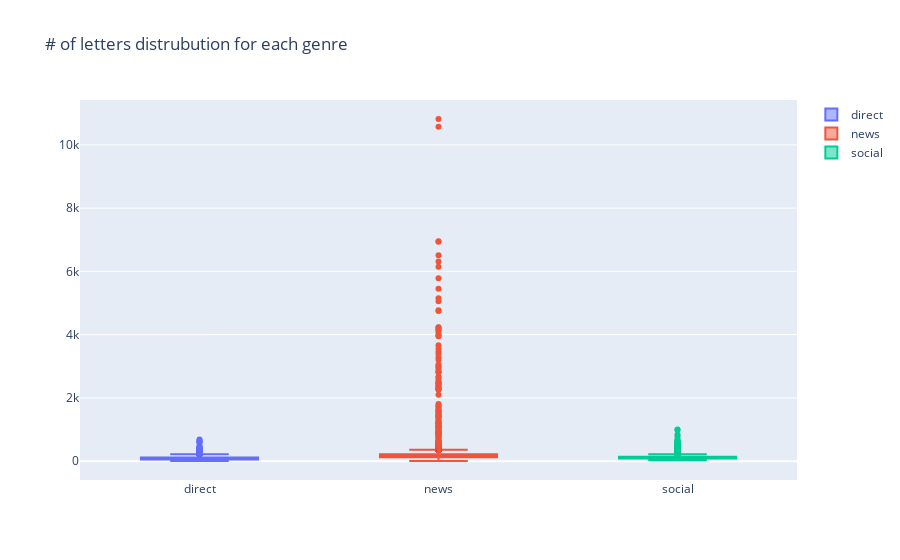

This figure's notebook cell:
### Markdown cell above
#### Question 2: What is the distribution of letters-count for each genre? Are there any outliers?

### Code cell
# as a Boxplot    

graph = []
# extract data needed for visuals
message_length_direct = df[df['genre'] == 'direct']['message'].apply(lambda x: len(x))
message_length_news = df[df['genre'] == 'news']['message'].apply(lambda x: len(x))
message_length_social = df[df['genre'] == 'social']['message'].apply(lambda x: len(x))
messages_box = [('direct', message_length_direct), ('news', message_length_news), ('social', message_length_social)]

graph = [go.Box(y=message_length, name=message_type) for message_type, message_length in messages_box]
    
layout = dict(title = 'Letters-count descriptive stats for each genre')

# append all charts to the figures list
figures = []
figures.append(dict(data=graph, layout=layout))

fig = go.Figure(figures[0])

fig.show()

### Figure 1 — Plotly figure (JSON) as saved in the notebook; plotly's stock layout.template omitted (floating-point values rounded to 4 significant figures; data arrays with more than 128 entries replaced by an {"elided": "..."} marker saying what was removed)
{"data": [{"name": "direct", "type": "box", "y": {"elided": "10634 int values"}}, {"name": "news", "type": "box", "y": {"elided": "13036 int values"}}, {"name": "social", "type": "box", "y": {"elided": "2358 int values"}}], "layout": {"title": {"text": "# of letters distrubution for each genre"}}}
